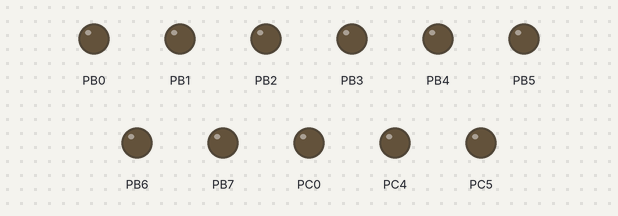
Bench run of a program on a simulated ATmega328P, built with avr-gcc and emulated at 8 MHz. Shown: output pins drawn as LEDs (lit = HIGH).

Above: at 0.12 s.
At 4.87 s:
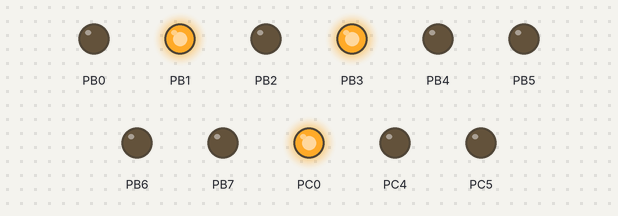
At 9.87 s:
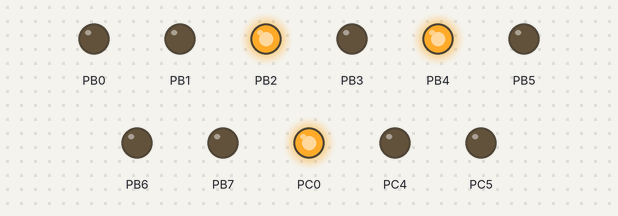
At 19.87 s:
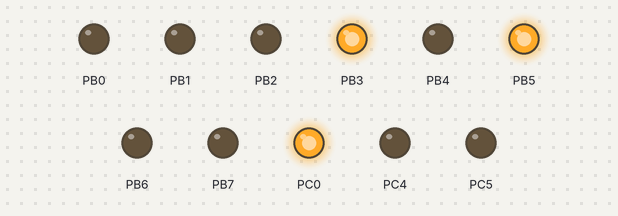
At 29.87 s:
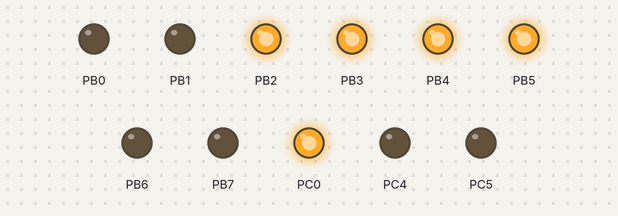
At 39.87 s:
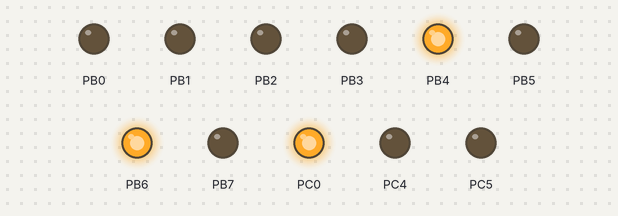
Timing chart, 0 to 40.0 s (numbered marks = the images above):
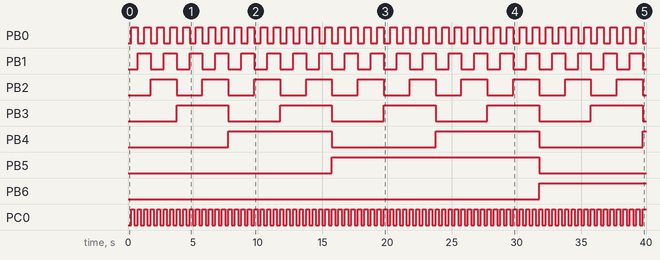

The program:

DA2T2C.c
```c
/*
 * DA2.c
 * task 2
 * Created: 3/9/2016 9:00:36 PM
 *  Author: battled
 */

#define F_CPU 8000000UL	//define 8MHz clock
#include <avr/io.h>		//include std io
#include <util/delay.h>	//include delay
//stack auto initialized in C

int main(void)
{
		DDRB = 0XFF; //MAKE PORT B OUTPUT FOR COUNTING
		DDRC = 0X31; //MAKE PC0 OUTPUTS
		while (1)
		{
			_delay_ms(250);
			PORTC ^= (1<<PC0);
			if (PORTC ==0X01)		//only count when portc0 == 1
				PORTB++;
		}
}
```

Measured:
- by itself, PB0: alternates HIGH for 0.50 s and LOW for 0.50 s
- by itself, PB1: alternates HIGH for 1.0 s and LOW for 1.0 s
- by itself, PB2: alternates HIGH for 2.0 s and LOW for 2.0 s
- by itself, PB3: alternates HIGH for 4.0 s and LOW for 4.0 s
- by itself, PB4: alternates HIGH for 8.0 s and LOW for 8.0 s
- by itself, PB5: LOW → HIGH at 15.8 s, → LOW 16.0 s later
- by itself, PB6: LOW → HIGH at 31.8 s
- by itself, PC0: alternates HIGH for 0.25 s and LOW for 0.25 s
